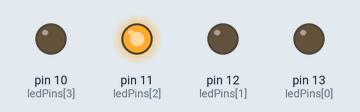
A sketch run on a simulated Arduino Uno, built with avr-gcc and run on an emulated ATmega328P. Parts: output pins drawn as LEDs (lit = HIGH).

Above: at 0.5 s.
At 1.4 s:
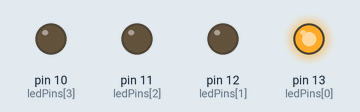
At 2.1 s:
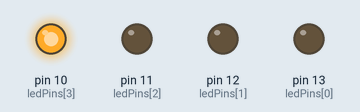
At 3.1 s:
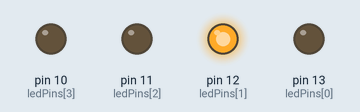
Timing chart, 0 to 3.4 s (numbered marks = the images above):
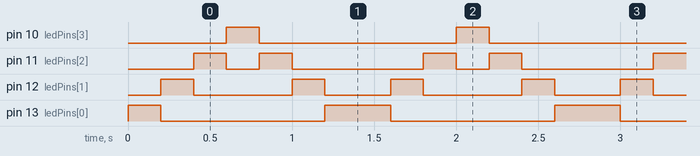

Measured:
- by itself, pin 10 (ledPins[3]): alternates HIGH for 0.20 s and LOW for 1.2 s
- by itself, pin 11 (ledPins[2]): repeats every 1.4 s: LOW 0.20 s, HIGH 0.20 s, LOW 0.80 s, HIGH 0.20 s
- by itself, pin 12 (ledPins[1]): repeats every 1.4 s: LOW 0.60 s, HIGH 0.20 s, LOW 0.40 s, HIGH 0.20 s
- by itself, pin 13 (ledPins[0]): repeats every 1.4 s: LOW 1.0 s, HIGH 0.40 s

The sketch:

ejercicio3.ino
```cpp
// C++ code
//

// Definimos los pines a los que están conectados los LEDs
const int ledPins[] = {13, 12, 11, 10};
const int numLEDs = sizeof(ledPins) / sizeof(ledPins[0]);

void setup() {
  // Inicializamos los pines de los LEDs como salidas
  for (int i = 0; i < numLEDs; i++) {
    pinMode(ledPins[i], OUTPUT);
  }
}

void loop() {
  // Encendemos y apagamos los LEDs secuencialmente hacia adelante
  for (int i = 0; i < numLEDs; i++) {
    digitalWrite(ledPins[i], HIGH);  // Encendemos el LED
    delay(200);  // Esperamos un poco
    digitalWrite(ledPins[i], LOW);   // Apagamos el LED
  }

  // Encendemos y apagamos los LEDs secuencialmente hacia atrás
  for (int i = numLEDs - 2; i >= 0; i--) { // Empezamos desde el penúltimo LED
    digitalWrite(ledPins[i], HIGH);  // Encendemos el LED
    delay(200);  // Esperamos un poco
    digitalWrite(ledPins[i], LOW);   // Apagamos el LED
  }
}
```
